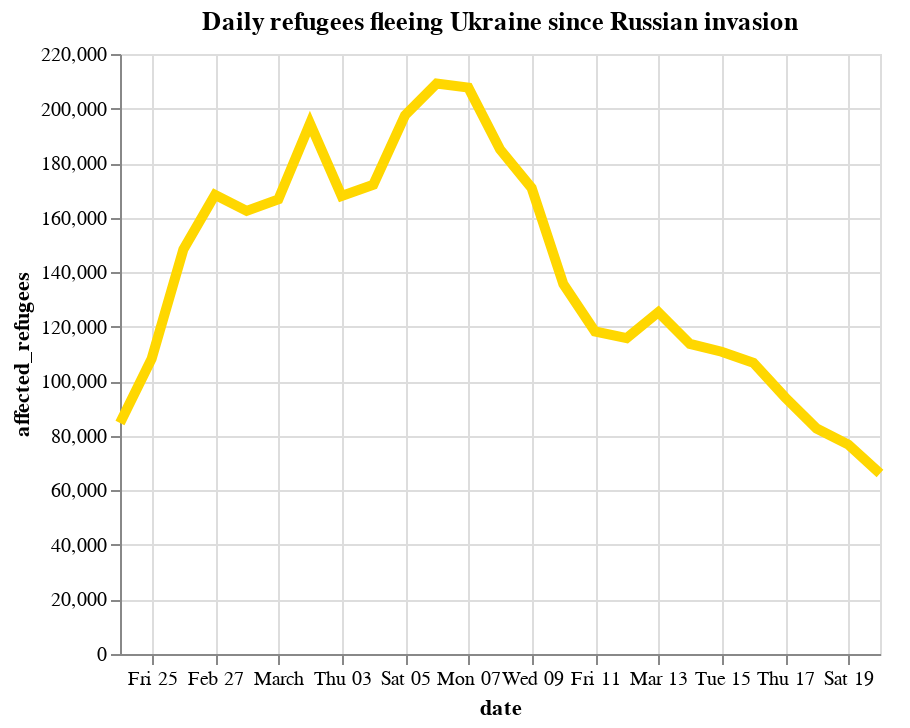

This figure's notebook cell:
### Markdown cell above
#### Add more features: color, line width, title, size

### Code cell
alt.Chart(refugees).mark_line(color="gold", size=5).encode(
    x="date:T", y="affected_refugees"
).properties(
    width=380, height=300, title="Daily refugees fleeing Ukraine since Russian invasion"
)

### Figure 1 — Vega-Lite specification as saved in the notebook (floating-point values rounded to 4 significant figures)
{"config": {"view": {"continuousWidth": 400, "continuousHeight": 300}}, "data": {"name": "data-224b1c1349dff1b666644ff5894b66d1"}, "mark": {"type": "line", "color": "gold", "size": 5}, "encoding": {"x": {"type": "temporal", "field": "date"}, "y": {"type": "quantitative", "field": "affected_refugees"}}, "height": 300, "title": "Daily refugees fleeing Ukraine since Russian invasion", "width": 380, "$schema": "https://vega.github.io/schema/vega-lite/v4.8.1.json", "datasets": {"data-224b1c1349dff1b666644ff5894b66d1": [{"date": "2022-02-24", "affected_refugees": 84681, "cumsum": 84681}, {"date": "2022-02-25", "affected_refugees": 108301, "cumsum": 192982}, {"date": "2022-02-26", "affected_refugees": 148319, "cumsum": 341301}, {"date": "2022-02-27", "affected_refugees": 168364, "cumsum": 509665}, {"date": "2022-02-28", "affected_refugees": 162474, "cumsum": 672139}, {"date": "2022-03-01", "affected_refugees": 166690, "cumsum": 838829}, {"date": "2022-03-02", "affected_refugees": 194483, "cumsum": 1033312}, {"date": "2022-03-03", "affected_refugees": 167905, "cumsum": 1201217}, {"date": "2022-03-04", "affected_refugees": 172099, "cumsum": 1373316}, {"date": "2022-03-05", "affected_refugees": 197520, "cumsum": 1570836}, {"date": "2022-03-06", "affected_refugees": 209160, "cumsum": 1779996}, {"date": "2022-03-07", "affected_refugees": 207660, "cumsum": 1987656}, {"date": "2022-03-08", "affected_refugees": 185038, "cumsum": 2172694}, {"date": "2022-03-09", "affected_refugees": 170843, "cumsum": 2343537}, {"date": "2022-03-10", "affected_refugees": 135655, "cumsum": 2479192}, {"date": "2022-03-11", "affected_refugees": 118268, "cumsum": 2597460}, {"date": "2022-03-12", "affected_refugees": 115822, "cumsum": 2713282}, {"date": "2022-03-13", "affected_refugees": 125317, "cumsum": 2838599}, {"date": "2022-03-14", "affected_refugees": 113676, "cumsum": 2952275}, {"date": "2022-03-15", "affected_refugees": 110820, "cumsum": 3063095}, {"date": "2022-03-16", "affected_refugees": 106802, "cumsum": 3169897}, {"date": "2022-03-17", "affected_refugees": 94157, "cumsum": 3264054}, {"date": "2022-03-18", "affected_refugees": 82655, "cumsum": 3346709}, {"date": "2022-03-19", "affected_refugees": 76757, "cumsum": 3423466}, {"date": "2022-03-20", "affected_refugees": 66178, "cumsum": 3489644}]}}
